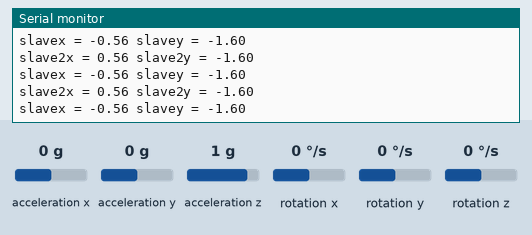
Recording of a sketch running on a simulated Arduino Uno, built with avr-gcc and run on an emulated ATmega328P. Shown: the last lines printed to the serial monitor. The inputs (shaded band) are chosen by the test bench; at power-on: rotation z 0 °/s, acceleration x 0 g, acceleration y 0 g, acceleration z 1 g, rotation x 0 °/s, rotation y 0 °/s.

Above: at 3.2 s.
3.3 s: rotation z set to -100 °/s
At 3.9 s:
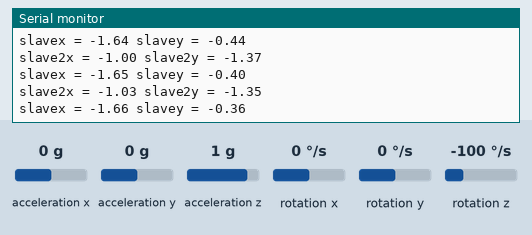
6.3 s: rotation z set to 192 °/s
At 6.8 s:
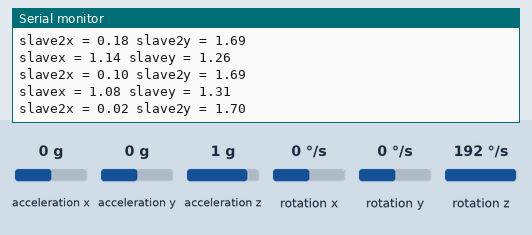
9.3 s: rotation z set to -192 °/s
At 10.0 s:
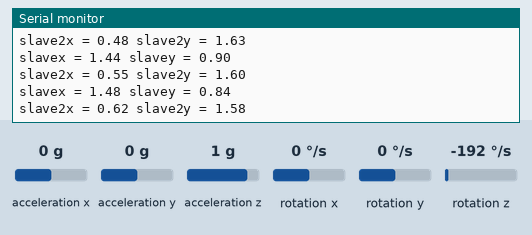
Timing chart, 0 to 12.3 s (numbered marks = the images above; inputs shaded):
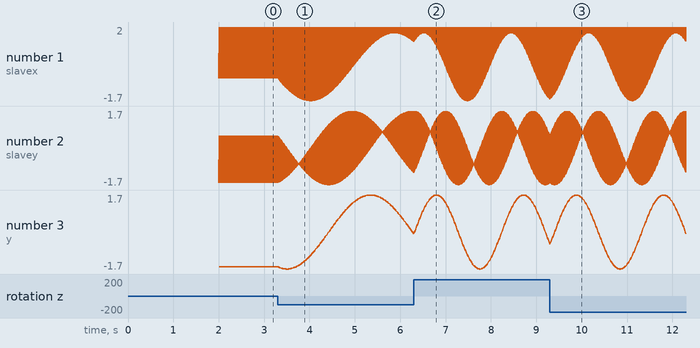

Measured:
- after the input at 3.3 s, the serial monitor: prints a new line at once (image 1)
- plotted number 1: 2 → 1.26 after the input at 3.3 s
- plotted number 2: 0.56 → -1.14 after the input at 3.3 s
- plotted number 3: -1.6 → -0.05 after the input at 3.3 s

The sketch:

4.ino
```cpp
// (licence header left out)
 double startz = 0.0 ;
 double slave2diff = 0.0 ;
 double slavediff = 0.0 ;
 double r = 1.696827923 ;
 double slave2x = 0.0;
 double slave2y = 0.0;
 double slavex = 0.0;
 double slavey = 0.0;
 #include "Wire.h"
 #include <MPU6050_light.h>
 MPU6050 mpu(Wire);
 unsigned long timer = 0;
 void setup() {
   Serial.begin(115200);
   Serial.print("hello");
   Wire.begin();
 byte status = mpu.begin();
   Serial.print(F("MPU6050 status: "));
   Serial.println(status);
   while (status != 0) { } // stop eveslave2ything if could not connect to MPU6050
 Serial.println(F("Calculating offsets, do not move MPU6050"));
   delay(1000);
   mpu.calcOffsets(); // gyro and accelero
   Serial.println("Done!\n");
   mpu.update();
   startz = mpu.getAngleZ();
 }
 void loop() {
   mpu.update();
 if ((millis() - timer) > 10) { // print data eveslave2y 10ms
     //Serial.print("X : ");
     //Serial.print(mpu.getAngleX());
     //Serial.print("\tY : ");
     //Serial.print(mpu.getAngleY());
     //Serial.print("Z : ");
     //Serial.println(mpu.getAngleZ());
     // slave2 --------------------------------------------------------------------------------------
     if((mpu.getAngleZ() - startz+19.45)>0)
     {
      slave2diff = mpu.getAngleZ() - startz + 19.45;
     //Serial.println(slave2diff);
     if(slave2diff>360)
     {
      slave2diff = slave2diff - 360;
     }

     if(slave2diff>=270)
     {
      //quotant 4
        slave2diff = slave2diff - 270 ;
        slave2x = r*cos(slave2diff*3.14/180);
        slave2y = r*sin(slave2diff*3.14/180);
        slave2x = -1*abs(slave2x);
        slave2y = -1*abs(slave2y);
     }
     else if(slave2diff>=180)
     {
        //quotant 3
        slave2diff = slave2diff - 180 ;
        slave2x = r*sin(slave2diff*3.14/180);
        slave2y = r*cos(slave2diff*3.14/180);
        slave2x = -1*abs(slave2x);
        slave2y = abs(slave2y);
     }
     else if(slave2diff>=90)
     {
        //quotant 2
        slave2diff = slave2diff - 90 ;
        slave2x = r*cos(slave2diff*3.14/180);
        slave2y = r*sin(slave2diff*3.14/180);
        slave2x = abs(slave2x);
        slave2y = abs(slave2y);
     }
     else if(slave2diff<90)
     {
        //quotant 1
        slave2x = r*sin(slave2diff*3.14/180);
        slave2y = r*cos(slave2diff*3.14/180);
        slave2x = abs(slave2x);
        slave2y = -1*abs(slave2y);
     }
     }
     else if((mpu.getAngleZ() - startz+19.45)<0)
     {
     slave2diff = mpu.getAngleZ() - startz + 19.45;
     //Serial.println(slave2diff);
     if(slave2diff<-360)
     {
      slave2diff = slave2diff + 360;
     }

     if(slave2diff<=-270)
     {
        //quotant -4
        slave2diff = slave2diff + 270 ;
        slave2x = r*cos(slave2diff*3.14/180);
        slave2y = r*sin(slave2diff*3.14/180);
        slave2x = abs(slave2x);
        slave2y = -1*abs(slave2y);
     }
     else if(slave2diff<=-180)
     {
        //quotant -3
        slave2diff = slave2diff + 180 ;
        slave2x = r*sin(slave2diff*3.14/180);
        slave2y = r*cos(slave2diff*3.14/180);
        slave2x = abs(slave2x);
        slave2y = abs(slave2y);
     }
     else if(slave2diff<=-90)
     {
        //quotant -2
        slave2diff = slave2diff + 90 ;
        slave2x = r*cos(slave2diff*3.14/180);
        slave2y = r*sin(slave2diff*3.14/180);
        slave2x = -1*abs(slave2x);
        slave2y = abs(slave2y);
     }
     else if(slave2diff>-90)
     {
        //quotant -1
        slave2x = r*sin(slave2diff*3.14/180);
        slave2y = r*cos(slave2diff*3.14/180);
        slave2x = -1*abs(slave2x);
        slave2y = -1*abs(slave2y);
     }
     }

    // slave --------------------------------------------------------------------------------------
    if((mpu.getAngleZ() - startz-19.45)>0)
     {
      slavediff = mpu.getAngleZ() - startz - 19.45;
     //Serial.println(slavediff);
     if(slavediff>360)
     {
      slavediff = slavediff - 360;
     }

     if(slavediff>=270)
     {
      //quotant 4
        slavediff = slavediff - 270 ;
        slavex = r*cos(slavediff*3.14/180);
        slavey = r*sin(slavediff*3.14/180);
        slavex = -1*abs(slavex);
        slavey = -1*abs(slavey);
     }
     else if(slavediff>=180)
     {
        //quotant 3
        slavediff = slavediff - 180 ;
        slavex = r*sin(slavediff*3.14/180);
        slavey = r*cos(slavediff*3.14/180);
        slavex = -1*abs(slavex);
        slavey = abs(slavey);
     }
     else if(slavediff>=90)
     {
        //quotant 2
        slavediff = slavediff - 90 ;
        slavex = r*cos(slavediff*3.14/180);
        slavey = r*sin(slavediff*3.14/180);
        slavex = abs(slavex);
        slavey = abs(slavey);
     }
     else if(slavediff<90)
     {
        //quotant 1
        slavex = r*sin(slavediff*3.14/180);
        slavey = r*cos(slavediff*3.14/180);
        slavex = abs(slavex);
        slavey = -1*abs(slavey);
     }
     }
     else if((mpu.getAngleZ() - startz-19.45)<0)
     {
     slavediff = mpu.getAngleZ() - startz - 19.45;
     //Serial.println(slavediff);
     if(slavediff<-360)
     {
      slavediff = slavediff + 360;
     }

     if(slavediff<=-270)
     {
        //quotant -4
        slavediff = slavediff + 270 ;
        slavex = r*cos(slavediff*3.14/180);
        slavey = r*sin(slavediff*3.14/180);
        slavex = abs(slavex);
        slavey = -1*abs(slavey);
     }
     else if(slavediff<=-180)
     {
        //quotant -3
        slavediff = slavediff + 180 ;
        slavex = r*sin(slavediff*3.14/180);
        slavey = r*cos(slavediff*3.14/180);
        slavex = abs(slavex);
        slavey = abs(slavey);
     }
     else if(slavediff<=-90)
     {
        //quotant -2
        slavediff = slavediff + 90 ;
        slavex = r*cos(slavediff*3.14/180);
        slavey = r*sin(slavediff*3.14/180);
        slavex = -1*abs(slavex);
        slavey = abs(slavey);
     }
     else if(slavediff>-90)
     {
        //quotant -1
        slavex = r*sin(slavediff*3.14/180);
        slavey = r*cos(slavediff*3.14/180);
        slavex = -1*abs(slavex);
        slavey = -1*abs(slavey);
     }
     }


     Serial.print("slavex = ");
     Serial.print(slavex);
     Serial.print(" slavey = ");
     Serial.println(slavey);

     Serial.print("slave2x = ");
     Serial.print(slave2x);
     Serial.print(" slave2y = ");
     Serial.println(slave2y);

     timer = millis();
 }
 }
```
